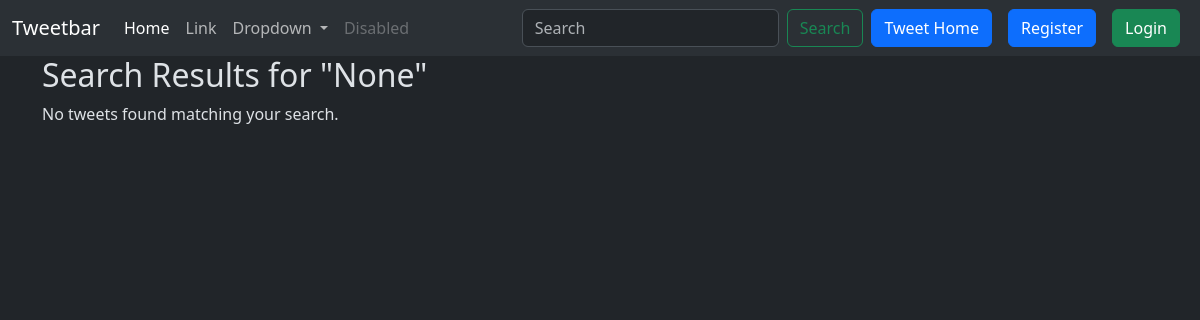
Before: /tweet/search/ with the older database file.
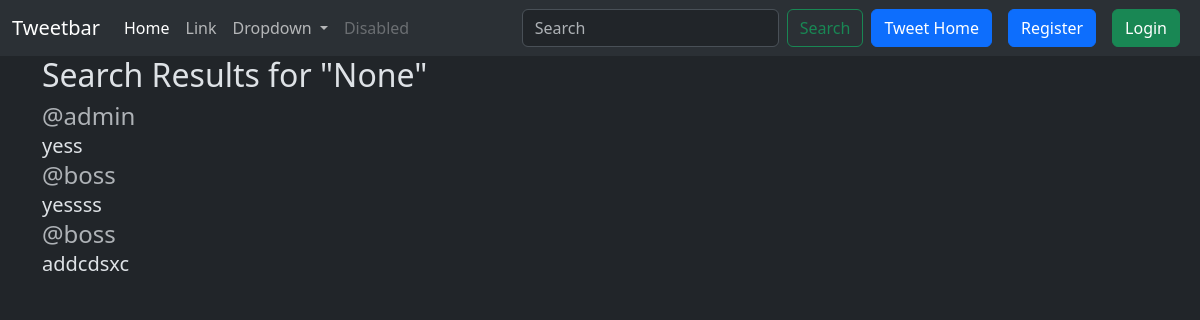
After: the same page with the newer database file.
### tweet/models.py (models this page shows, shortened)
class Tweet(models.Model):
    user=models.ForeignKey(User, on_delete=models.CASCADE)
    text=models.TextField(max_length=250)
    photo=models.ImageField(upload_to='photos/', blank=True, null=True)
    created_at=models.DateTimeField(auto_now_add=True)
    updated_at=models.DateTimeField(auto_now=True)

### tweet/views.py (the view)
# urls.py: path('search/', views.tweet_search, name='tweetsearch'),
def tweet_search(request):
    query=request.GET.get('searchok')
    result= Tweet.objects.all()
    if query:
        result=Tweet.objects.filter(
            Q(text__icontains=query) | Q(user__username__icontains=query)
        )
    return render(request, 'tweet_search.html', {'result':result, 'query':query})

### tweet/templates/tweet_search.html (shortened to what this page needs)
{% extends 'base.html' %}
{% block content %}
<h2>Search Results for "{{ query }}"</h2>
{% if result %}
    {% for tweet in result %}
        <div class="tweet">
            <h4 class="card-title text-muted">@{{tweet.user.username}}</h4>
            <p class="card-text fs-5">{{tweet.text}}</p>
        </div>
    {% endfor %}
{% else %}
    <p>No tweets found matching your search.</p>
{% endif %}
{% endblock %}

Changed rows visible on the page:
added Tweet: user.username "admin", text "yess"
added Tweet: user.username "boss", text "yessss"
added Tweet: user.username "boss", text "addcdsxc"
Other visible differences:
text no longer shown: "No tweets found matching your search."
